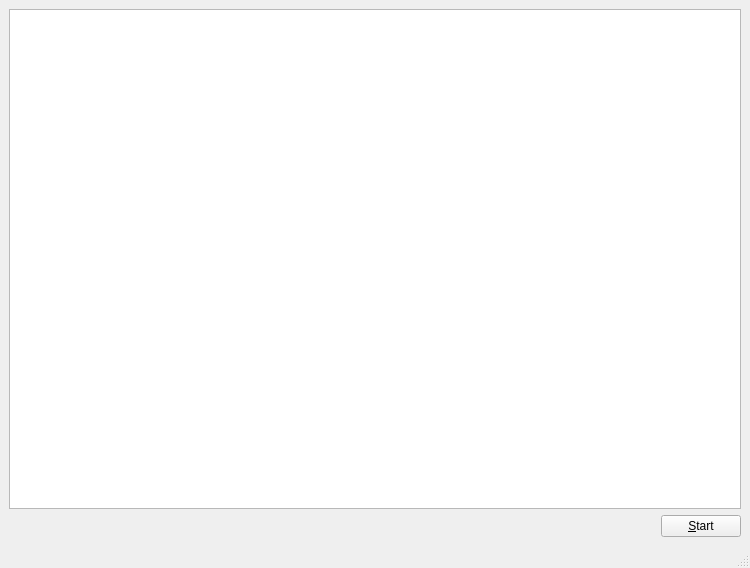
<?xml version="1.0" encoding="UTF-8"?>
<ui version="4.0">
 <class>MainWindow</class>
 <widget class="QMainWindow" name="MainWindow">
  <property name="geometry">
   <rect>
    <x>0</x>
    <y>0</y>
    <width>750</width>
    <height>568</height>
   </rect>
  </property>
  <property name="windowTitle">
   <string>MainWindow</string>
  </property>
  <widget class="QWidget" name="centralwidget">
   <layout class="QVBoxLayout" name="verticalLayout_2">
    <item>
     <widget class="QPlainTextEdit" name="qpteLog"/>
    </item>
    <item>
     <layout class="QHBoxLayout" name="horizontalLayout">
      <item>
       <spacer name="horizontalSpacer">
        <property name="orientation">
         <enum>Qt::Horizontal</enum>
        </property>
        <property name="sizeHint" stdset="0">
         <size>
          <width>40</width>
          <height>20</height>
         </size>
        </property>
       </spacer>
      </item>
      <item>
       <widget class="QPushButton" name="qpbToggleServerState">
        <property name="text">
         <string>&amp;Start</string>
        </property>
       </widget>
      </item>
     </layout>
    </item>
   </layout>
  </widget>
  <widget class="QMenuBar" name="menubar">
   <property name="geometry">
    <rect>
     <x>0</x>
     <y>0</y>
     <width>750</width>
     <height>21</height>
    </rect>
   </property>
  </widget>
  <widget class="QStatusBar" name="statusbar"/>
 </widget>
 <resources/>
 <connections/>
</ui>
